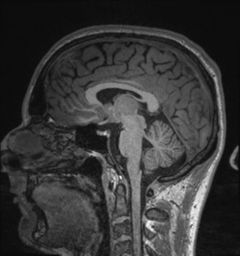
%> input picture T02_brain_mri_axial.jpg, 240 x 256 px
$ octave FP_Team2_74613_75207.m   (GNU Octave 9; MATLAB toolbox functions it lacks are replaced by stand-ins)
%> lines starting %> are read from the running program, lines starting %| are printed output that depends on the picture; in (x1, y1, x2, y2) boxes, pixels count from 0 and x2, y2 are one past the last pixel; in counts of white or black regions, pixels touching at a corner belong together; the program's own positions count from 1
%% Objetivo
%Detetar e delimitar o contorno
%externo do parênquima cerebral.
%Calcular a área total delimitada em
%píxeis e o perímetro do contorno.
%% Leitura de dados e Ponderações

img = imread('T02_brain_mri_axial.jpg');
%> img is the input picture: size 256x240x3 uint8; min 11, max 255, mean 55.2
%a imagem é uma matriz 3D, ou seja, não está com a escala de cinzentos mas sim cores
size(img)
%> ans = [256 240 3]
img_gray = rgb2gray(img);
size(img_gray)
%> ans = [256 240]

%%OTSU 1 - Provar que não funciona diretamente
level = graythresh(img_gray);
%> level = 0.259
img_otsu = imbinarize(img_gray, level);
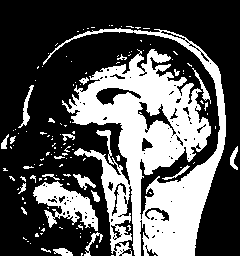
%> img_otsu: size 256x240 logical; 34% white; 133 white regions (109 under 20 px), largest, box (x1, y1, x2, y2) and area: (43, 28, 226, 256) 17611, (33, 181, 98, 231) 1501, (18, 85, 34, 128) 175

figure Name Original
subplot(1,3,1); imshow(img_gray); title('Imagem Original');
subplot(1,3,2); imhist(img_gray);  title('Histograma Original');
subplot(1,3,3); imshow(img_otsu);  title('Otsu'); %Não funciona diretamente na imagem original, imagem incompleta
%> after `title('Otsu')`:
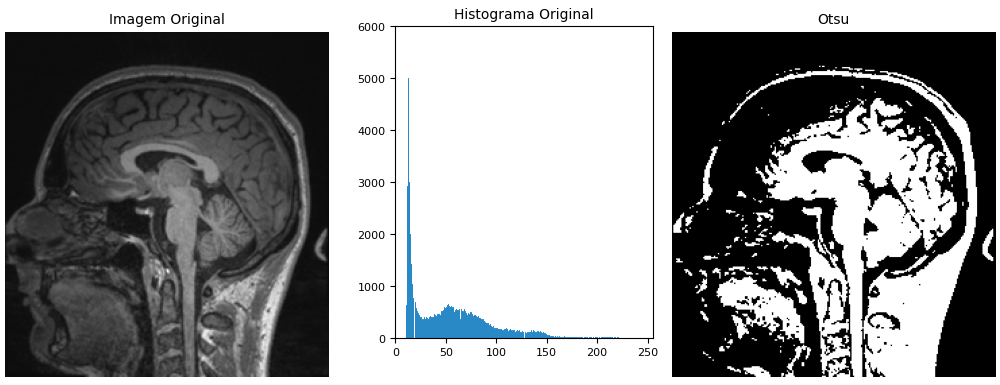
%> figure redrawn from the program's plot data, 3 panels

%% Pré-processamento

%EqHist
img_eqhist = histeq(img_gray);
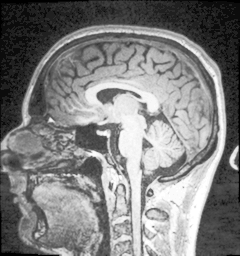
%> img_eqhist: size 256x240 uint8; min 0, max 255, mean 128

%CLAHE 1
img_clahe_normal = adapthisteq(img_gray);

%CLAHE 2
img_clahe = adapthisteq(img_gray, 'NumTiles',[16 16], 'Distribution','rayleigh');
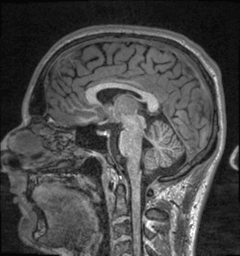
%> img_clahe: size 256x240 uint8; min 0, max 255, mean 73.3


%% OTSU

%%OTSU 1
level = graythresh(img_eqhist);
%> level = 0.498
img_bin1 = imbinarize(img_eqhist, level);
%> img_bin1: size 256x240 logical; 49.6% white; 71 white regions (52 under 20 px), largest, box (x1, y1, x2, y2) and area: (1, 25, 226, 256) 24796, (30, 172, 103, 256) 3430, (1, 166, 37, 245) 778

%%OTSU 2
level = graythresh(img_clahe_normal);
%> level = 0.306
img_bin2 = imbinarize(img_clahe_normal, level);
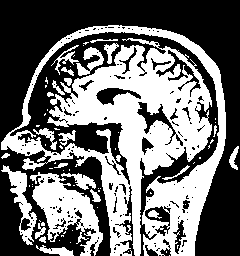
%> img_bin2: size 256x240 logical; 44.1% white; 70 white regions (45 under 20 px), largest, box (x1, y1, x2, y2) and area: (1, 25, 226, 256) 21227, (30, 172, 103, 256) 2670, (1, 165, 37, 245) 856

%%OTSU 3
level = graythresh(img_clahe);
%> level = 0.282
img_bin3 = imbinarize(img_clahe, level);
%> img_bin3: size 256x240 logical; 51.4% white; 173 black regions (139 under 20 px), largest, box (x1, y1, x2, y2) and area: (0, 0, 240, 256) 16814, (10, 32, 219, 219) 5098, (0, 145, 111, 256) 4637

%% Visualização

figure Name 'Pré-Processamento'
subplot(3,2,1); imshow(img_eqhist); title('Eqhist (Default)');
subplot(3,2,2); imhist(img_eqhist);  title('Histograma Equhist (Default)');
subplot(3,2,3); imshow(img_clahe_normal);  title('CLAHE NORMAL');
subplot(3,2,4); imhist(img_clahe_normal);  title('CLAHE NORMAL');
subplot(3,2,5); imshow(img_clahe);  title('CLAHE RAYLEIGH');
subplot(3,2,6); imhist(img_clahe);  title('Histograma CLAHE RAYLEIGH');%Melhor porque tem maior separação
%> after `title('Histograma CLAHE RAYLEIGH')`:
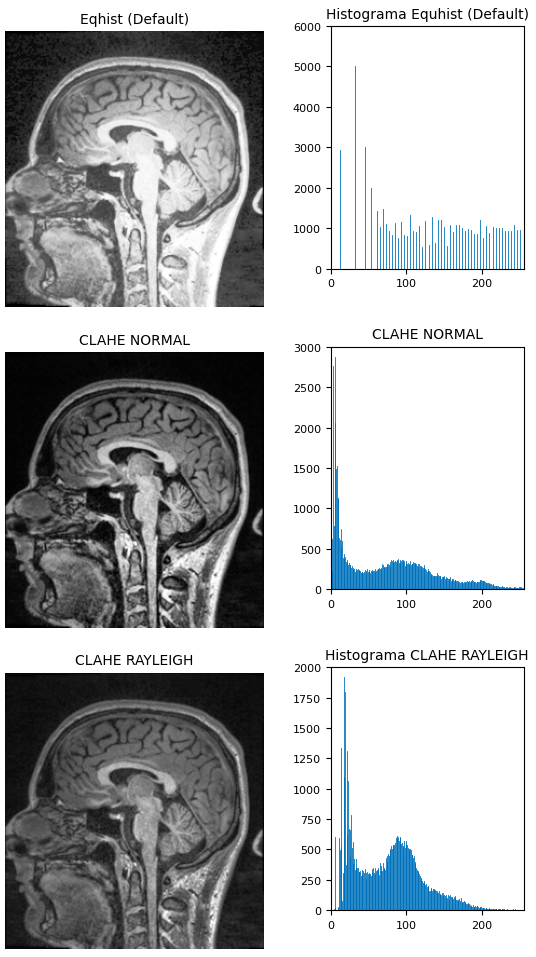
%> figure redrawn from the program's plot data, 6 panels

figure Name 'OTSU'
subplot(1,3,1); imshow(img_bin1);  title('Otsu EqHist');
subplot(1,3,2); imshow(img_bin2);  title('Otsu CLAHE NORMAL');
subplot(1,3,3); imshow(img_bin3);  title('Otsu CLAHE RAYLEIGH');

%% Region Growing

mask1 = zeros(size(img_clahe)); %-0.13
mask1(58:end-155,58:end-65) = 1; %(y, x)
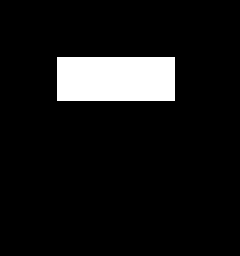
%> mask1: size 256x240 double; values 0 (black) and 1 (white), 8.5% white; 1 white region, box (x1, y1, x2, y2) and area: (57, 57, 175, 101) 5192
%> (the run ends here)
